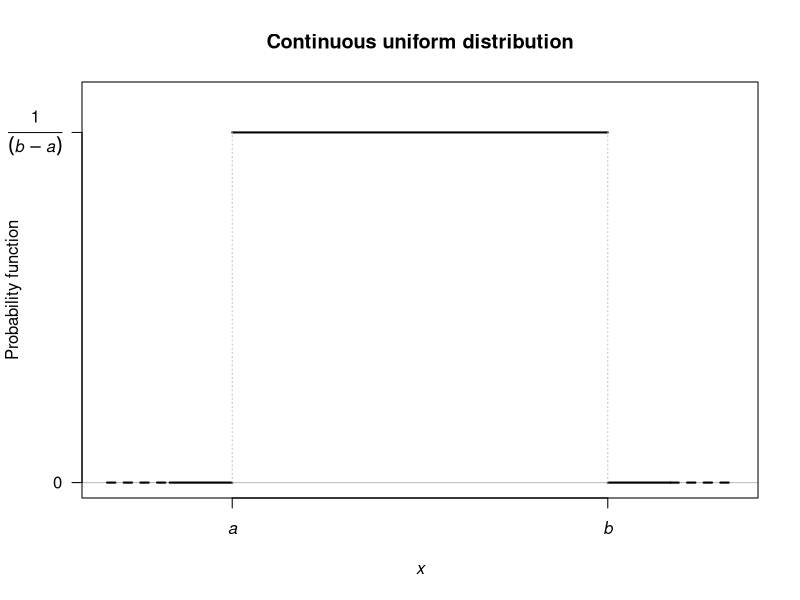
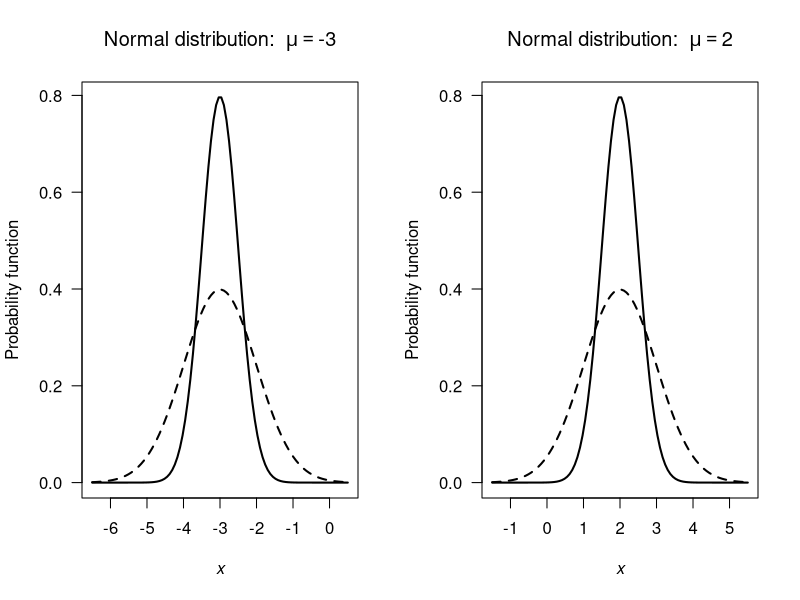
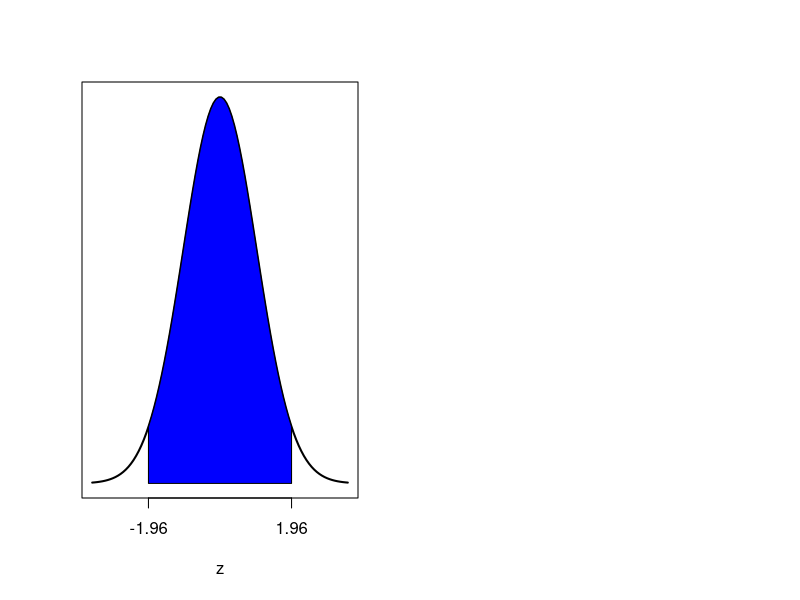
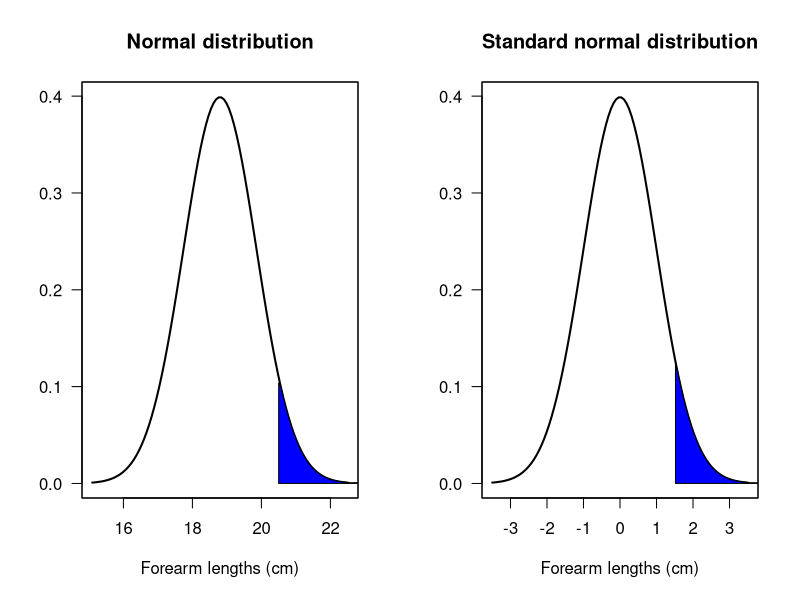
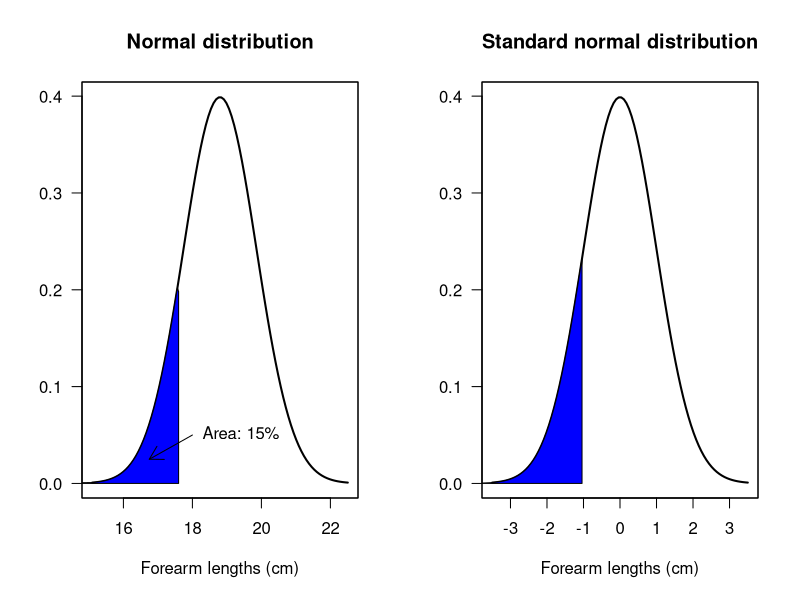
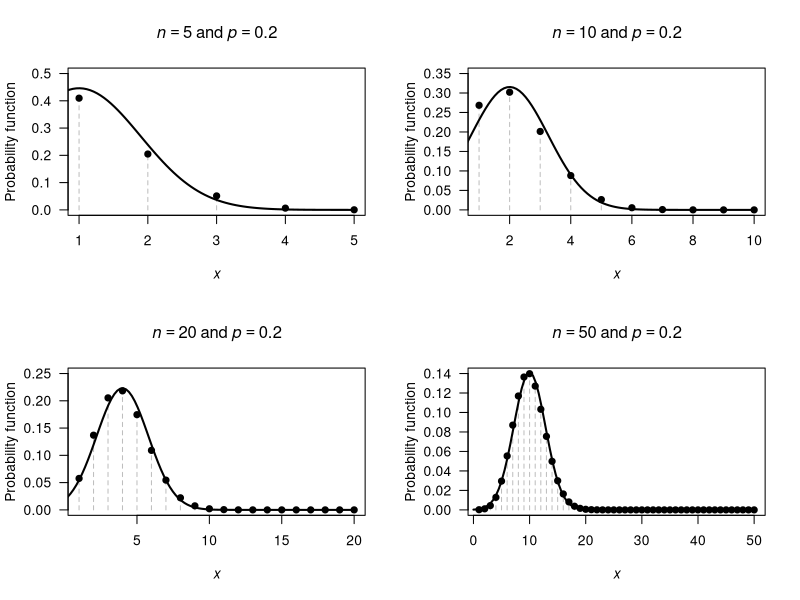
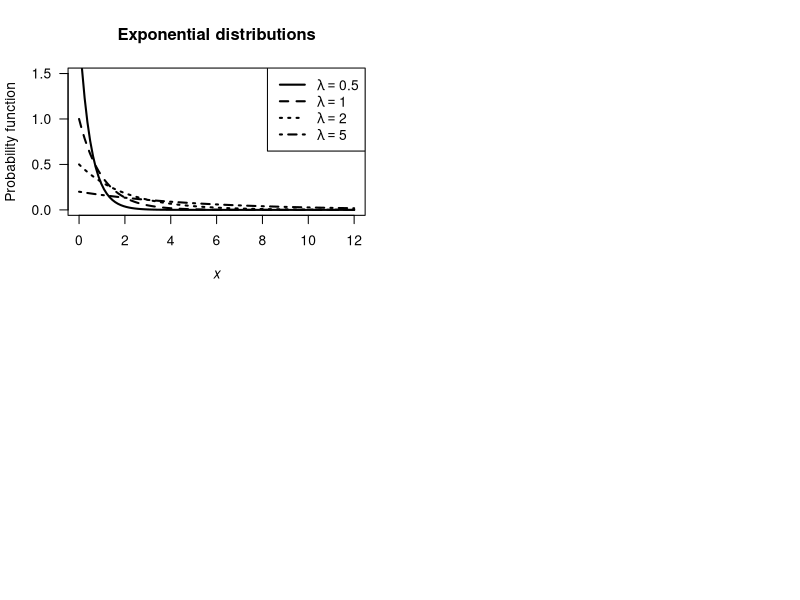
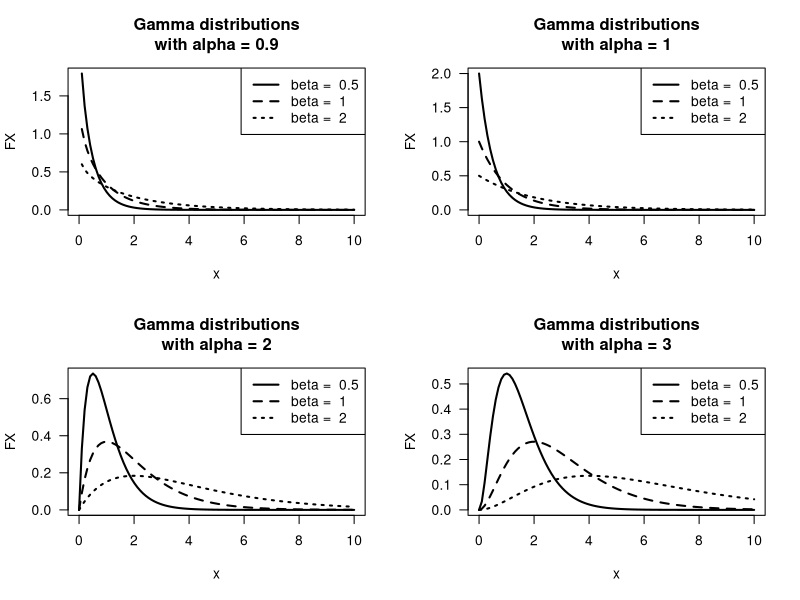

Write R code to recreate these figures, in order.
## ---- chunk 1
plot( x = c(1, 7),
      y = c(0, 1),
      type = "n",
      ylim = c(0, 1.1),
      xlim = c(-1, 9),
      xlab = expression(italic(x)),
      ylab = "Probability function",
      axes = FALSE,
      main = "Continuous uniform distribution")
abline(h = 0,
       col = "grey")
lines(x = c(0, 1),
      y = c(0, 0),
      lwd = 2)
lines(x = c(-1, 0),
      y = c(0, 0),
      lwd = 2,
      lty = 2)
lines(x = c(7, 8),
      y = c(0, 0),
      lwd = 2)
lines(x = c(8, 9),
      y = c(0, 0),
      lwd = 2,
      lty = 2)

axis(side = 1,
     at = c(1, 7),
     labels = c(expression(italic(a)), 
                expression(italic(b)) ) )
axis(side = 2,
     at = c(0, 1),
     label = c(0,
               expression(frac(1, (italic(b) - italic(a))) ) ),
     las = 1)
box()

lines( x = c(1, 7),
       y = c(1, 1),
       lwd = 2)
lines( x = c(1, 1),
       y = c(0, 1),
       col = "grey",
       lty = 3)
lines( x = c(7, 7),
       y = c(0, 1),
       col = "grey",
       lty = 3)
## ---- chunk 2

par(mfrow = c(1, 2))

z <- seq(-3.5, 3.5,
         length = 100)

mu <- c(-3, 2)
sigma <- c(0.5, 1)

for (i in (1:2)){
   x <- mu[i] + z * max(sigma)
   muvalue <- mu[i]
   plot( x,
         dnorm(x, 
               mean = mu[i], 
               sd = sigma[1]),
         type = "l",
         xlab = expression(italic(x)),
         ylab = "Probability function",
         lwd = 2,
         las = 1,
         main = bquote("Normal distribution: " ~ mu == .(muvalue))
         )
   lines( x,
         dnorm(x, 
               mean = mu[i], 
               sd = sigma[2]),
         lty = 2,
         lwd = 2)
   
}
## ---- chunk 3

z <- seq(-3.5, 3.5,
         length = 100)
fz <- dnorm( z )

plot(fz ~ z,
     type = "l",
     lwd = 2,
     xlab = "z",
     ylab = "",
     axes = FALSE)
axis(side = 1,
     at = c(-1.96, 1.96))
polygon( x = c(-1.96, -1.96,
               z[ (z > -1.96) & (z < 1.96) ],
               1.96, 1.96),
         y = c(0, dnorm(-1.96),
               fz[ (z > -1.96) & (z < 1.96) ],
               dnorm(1.96), 0),
         col = "blue")
box()

## ---- chunk 4

par( mfrow = c(1, 2))

mu <- 18.80
sigma <- sqrt(1.120)

z <- seq(-3.5, 3.5,
         length = 100)
x <- mu + z * sigma
  
fz <- dnorm( z )

plot(fz ~ x,
     type = "l",
     lwd = 2,
     las = 1,
     xlab = "Forearm lengths (cm)",
     ylab = "",
     main = "Normal distribution")
polygon( x = c(20.5, 20.5,
               x[ (x > 20.5) ],
               25, 25),
         y = c(0, dnorm(20.5, mean = mu, sd = sigma),
               fz[ (x > 20.5) ],
               dnorm(25, mean = mu, sd = sigma), 0),
         col = "blue")
box()



plot(fz ~ z,
     type = "l",
     lwd = 2,
     las = 1,
     xlab = "Forearm lengths (cm)",
     ylab = "",
     main = "Standard normal distribution")
polygon( x = c(1.52, 1.52,
               z[ (z > 1.52) ],
               5, 5),
         y = c(0, dnorm(1.52),
               fz[ (z > 1.52) ],
               dnorm(5), 0),
         col = "blue")
box()

## ---- chunk 5

par( mfrow = c(1, 2))

mu <- 18.80
sigma <- sqrt(1.120)

z <- seq(-3.5, 3.5,
         length = 100)
x <- mu + z * sigma
  
fz <- dnorm( z )

plot(fz ~ x,
     type = "l",
     lwd = 2,
     las = 1,
     xlab = "Forearm lengths (cm)",
     ylab = "",
     main = "Normal distribution")
polygon( x = c(10, 10,
               x[ (x < 17.6) ],
               17.6, 17.6),
         y = c(0, dnorm(10, mean = mu, sd = sigma),
               fz[ (x < 17.6) ],
               dnorm(17.6, mean = mu, sd = sigma), 0),
         col = "blue")
box()
arrows( 18, 0.05,
       16.75, 0.025,
       length = 0.15)
text(18, 0.05,
     label = "Area: 15%",
     pos = 4)


plot(fz ~ z,
     type = "l",
     lwd = 2,
     las = 1,
     xlab = "Forearm lengths (cm)",
     ylab = "",
     main = "Standard normal distribution")
polygon( x = c(-4, -4,
               z[ (x < 17.6) ],
               -1.04, -1.04),
         y = c(0, dnorm(-5),
               fz[ (x < 17.6) ],
               dnorm(-1.04), 0),
         col = "blue")
box()
arrows( 18, 0.05,
       16.75, 0.025,
       length = 0.15)
text(18, 0.05,
     label = "Area: 15%",
     pos = 4)
## ---- chunk 6
par( mfrow = c(2, 2))

n <- c(5, 10, 
         20, 50)
p <- c(0.2, 0.2,
       0.2, 0.2)
ylim <- c(0.5, 0.35,
          0.25, 0.14)

for (i in (1:4)){
  ni <- n[i]
  pi <- p[i]
  
  mn <- ni * pi
  sd <- sqrt( ni * pi * (1 - pi) )
  
  xBinomial <- 1:ni
  xNormal <- seq(0, ni,
                 length = 100)
    
  yBinomial <- dbinom(xBinomial,
                      size = ni,
                      prob = pi)
  yNormal <- dnorm(xNormal, 
                   mean = mn,
                   sd = sd) 
  plot( x = xBinomial,
        y = yBinomial,
        xlab = expression(italic(x)),
        ylab = "Probability function",
        type = "h",
        ylim = c(0, ylim[i]),
        las = 1,
        lty = 2,
        col = "grey",
        main = bquote(italic(n) == .(ni) ~ "and" ~ italic(p) == .(pi)))
  points( x = xBinomial,
          y = yBinomial,
          pch = 19)
  lines( x = xNormal,
         y = yNormal,
         lwd = 2)
}


## ---- chunk 7
# Exact
ExactP <- sum( dbinom(x = 35:100,
                      size = 100,
                      prob = 0.30))
# Normal approx
NormalP <- 1 - pnorm(35, 
                     mean = 30,
                     sd = sqrt(21))
# Normal approx with continuity correction
ContCorrP <- 1 - pnorm(34.5, 
                       mean = 30,
                       sd = sqrt(21))
c("Exact:" = round(ExactP, 6), 
  "Normal approx:" = round(NormalP, 6),
  "With correction:" = round(ContCorrP, 6))
## ---- chunk 8
CCTable <- array( "",
                  dim = c(6, 5) )
colnames(CCTable) <- c("Event (binomial)",
                       "Prob (binomial)",
                       "",  # Spacer
                       "Event (normal)",
                       "Prob (normal)")
CCTable[1, ] <- c("\\Pr(X<10)",
                  "",
                  "",
                  "\\Pr(Y<9.5)",
                  "")
CCTable[, 1] <- c("\\Pr(X<10)",
                  "\\Pr(X\\le 15)",
                  "\\Pr(X > 17)",
                  "\\Pr(X \\ge 21)",
                  "\\Pr(X = 16)",
                  "\\Pr(15 < X \\le 17)")

knitr::kable(CCTable,
             caption = "Some events and their probabilities, computed using the binomial distribution (exact) and the normal approximation using the continuity correction. The accuracy of the approximation is very good.")

## ---- chunk 9
x <- seq(0, 12,
         length = 100)

lambda <- c(0.5, 1, 2, 5)

for (i in (1:length(lambda))){
  lambdai <- lambda[i]
  if (i == 1) {
     plot(x = x,
          y = dexp(x,
                   rate = 1/lambda[i]),
          xlab = expression(italic(x)),
          ylab = "Probability function",
          lwd = 2,
          las = 1,
          ylim = c(0, 1.5),
          type = "l",
          main = "Exponential distributions")
  } else {
    lines(x = x,
          y = dexp(x,
                   rate = 1/lambda[i]),
          lty = i,
          lwd = 2)
  }
}

legend( "topright",
        lty = 1:4,
        lwd = 2,
        legend = c(bquote(lambda == 0.5),
                   bquote(lambda == 1),
                   bquote(lambda == 2),
                   bquote(lambda == 5))
        )
## ---- chunk 10

par( mfrow = c(2, 2))

alpha <- c(0.9, 1,
           2, 3)
beta <- c(0.5, 1, 2)

x <- seq(0, 10,
         length = 100)

for (i in (1:length(alpha))){
  alphai <- alpha[i]
  
  plot(x = x,
       y = dgamma(x,
                  shape = alphai,
                  scale = beta[1]),
       xlab = "x",
       ylab = "FX",
       las = 1,
       lwd = 2,
       type = "l",
       main= paste("Gamma distributions\nwith alpha =", alphai))
  
  lines( x = x,
         y = dgamma(x,
                  shape = alphai,
                  scale = beta[2]),
         lty = 2,
         lwd = 2)
  lines( x = x,
         y = dgamma(x,
                  shape = alphai,
                  scale = beta[3]),
         lty = 3,
         lwd = 2)
  legend("topright",
         lwd = 2,
         lty = 1:3,
         legend = paste("beta = ", beta))
}
## ---- chunk 11
# Integrate
integrate(dgamma, # The gamma distribution probability function
          lower = 3,
          upper = Inf,  # "Inf" means "infinity"
          shape = 2,
          scale = 1)

# Directly
1 - pgamma(3,
           shape = 2,
           scale = 1)
## ---- chunk 12
x <- seq(0, 1, 
         length = 100)

m <- c( 3, 4, 6)
n <- c(7, 4, 2)


plot( x = x,
      y = dbeta(x = x,
                shape1 = m[1],
                shape2 = n[1]),
      xlab = expression(italic(x)),
      ylab = "Probability function",
      lwd = 2,
      type = "l",
      las = 1,
      main = "Beta distributions")
lines( x = x,
       y = dbeta(x = x,
                 shape1 = m[2],
                 shape2 = n[2]),
       lty = 2)
lines( x = x,
       y = dbeta(x = x,
                 shape1 = m[3],
                 shape2 = n[3]),
       lty = 3)

legend("bottom",
       lty = 1:3,
       lwd = 2,
       legend = c( paste("m =", m[1], "and n =", n[1]),
                   paste("m =", m[2], "and n =", n[2]),
                   paste("m =", m[3], "and n =", n[3]) )
)

